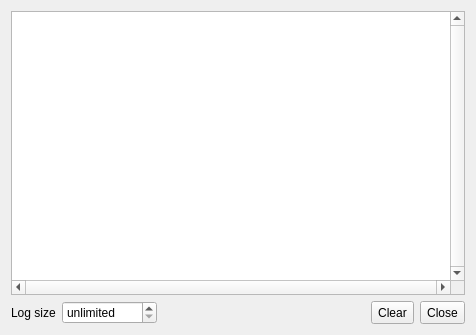
<?xml version="1.0" encoding="UTF-8"?>
<ui version="4.0">
 <class>CheckSumScannerLog</class>
 <widget class="QWidget" name="CheckSumScannerLog">
  <property name="geometry">
   <rect>
    <x>0</x>
    <y>0</y>
    <width>476</width>
    <height>335</height>
   </rect>
  </property>
  <property name="windowTitle">
   <string>Check-sum scanner log</string>
  </property>
  <layout class="QGridLayout" name="gridLayout">
   <item row="0" column="0">
    <widget class="QPlainTextEdit" name="plainTextEditLog">
     <property name="toolTip">
      <string>Check-sum scanner log</string>
     </property>
     <property name="verticalScrollBarPolicy">
      <enum>Qt::ScrollBarAlwaysOn</enum>
     </property>
     <property name="horizontalScrollBarPolicy">
      <enum>Qt::ScrollBarAlwaysOn</enum>
     </property>
     <property name="lineWrapMode">
      <enum>QPlainTextEdit::NoWrap</enum>
     </property>
     <property name="readOnly">
      <bool>true</bool>
     </property>
    </widget>
   </item>
   <item row="1" column="0">
    <layout class="QHBoxLayout" name="horizontalLayout">
     <item>
      <widget class="QLabel" name="labelMaxLogSize">
       <property name="text">
        <string>Log size</string>
       </property>
      </widget>
     </item>
     <item>
      <widget class="QSpinBox" name="spinBoxMaxLogSize">
       <property name="toolTip">
        <string>Maximum number of lines in log (0 = no limit)</string>
       </property>
       <property name="specialValueText">
        <string>unlimited</string>
       </property>
       <property name="suffix">
        <string> lines</string>
       </property>
       <property name="minimum">
        <number>0</number>
       </property>
       <property name="maximum">
        <number>999999</number>
       </property>
       <property name="singleStep">
        <number>100</number>
       </property>
       <property name="value">
        <number>0</number>
       </property>
      </widget>
     </item>
     <item>
      <spacer name="horizontalSpacer">
       <property name="orientation">
        <enum>Qt::Horizontal</enum>
       </property>
       <property name="sizeHint" stdset="0">
        <size>
         <width>0</width>
         <height>20</height>
        </size>
       </property>
      </spacer>
     </item>
     <item>
      <widget class="QToolButton" name="toolButtonClear">
       <property name="sizePolicy">
        <sizepolicy hsizetype="Fixed" vsizetype="Minimum">
         <horstretch>0</horstretch>
         <verstretch>0</verstretch>
        </sizepolicy>
       </property>
       <property name="toolTip">
        <string>Clear check-sum scanner log</string>
       </property>
       <property name="text">
        <string>Clear</string>
       </property>
      </widget>
     </item>
     <item>
      <widget class="QToolButton" name="toolButtonClose">
       <property name="sizePolicy">
        <sizepolicy hsizetype="Fixed" vsizetype="Minimum">
         <horstretch>0</horstretch>
         <verstretch>0</verstretch>
        </sizepolicy>
       </property>
       <property name="toolTip">
        <string>Close check-sum scanner log window</string>
       </property>
       <property name="text">
        <string>Close</string>
       </property>
      </widget>
     </item>
    </layout>
   </item>
  </layout>
 </widget>
 <tabstops>
  <tabstop>plainTextEditLog</tabstop>
  <tabstop>spinBoxMaxLogSize</tabstop>
  <tabstop>toolButtonClear</tabstop>
  <tabstop>toolButtonClose</tabstop>
 </tabstops>
 <resources>
  <include location="qmc2.qrc"/>
 </resources>
 <connections>
  <connection>
   <sender>toolButtonClose</sender>
   <signal>clicked()</signal>
   <receiver>CheckSumScannerLog</receiver>
   <slot>close()</slot>
   <hints>
    <hint type="sourcelabel">
     <x>451</x>
     <y>322</y>
    </hint>
    <hint type="destinationlabel">
     <x>313</x>
     <y>331</y>
    </hint>
   </hints>
  </connection>
  <connection>
   <sender>toolButtonClear</sender>
   <signal>clicked()</signal>
   <receiver>plainTextEditLog</receiver>
   <slot>clear()</slot>
   <hints>
    <hint type="sourcelabel">
     <x>408</x>
     <y>319</y>
    </hint>
    <hint type="destinationlabel">
     <x>326</x>
     <y>219</y>
    </hint>
   </hints>
  </connection>
 </connections>
</ui>
